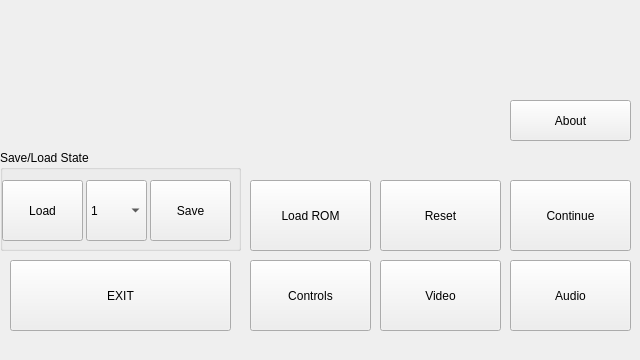
<ui version="4.0" >
 <class>EmuSettingsClass</class>
 <widget class="QMainWindow" name="EmuSettingsClass" >
  <property name="geometry" >
   <rect>
    <x>0</x>
    <y>0</y>
    <width>640</width>
    <height>360</height>
   </rect>
  </property>
  <property name="windowTitle" >
   <string>MainWindow</string>
  </property>
  <property name="styleSheet" >
   <string notr="true" />
  </property>
  <widget class="QWidget" name="centralwidget" >
   <widget class="QPushButton" name="LoadButton" >
    <property name="geometry" >
     <rect>
      <x>250</x>
      <y>180</y>
      <width>121</width>
      <height>71</height>
     </rect>
    </property>
    <property name="text" >
     <string>Load ROM</string>
    </property>
   </widget>
   <widget class="QPushButton" name="controlsButton" >
    <property name="geometry" >
     <rect>
      <x>250</x>
      <y>260</y>
      <width>121</width>
      <height>71</height>
     </rect>
    </property>
    <property name="text" >
     <string>Controls</string>
    </property>
   </widget>
   <widget class="QPushButton" name="exitButton" >
    <property name="geometry" >
     <rect>
      <x>10</x>
      <y>260</y>
      <width>221</width>
      <height>71</height>
     </rect>
    </property>
    <property name="text" >
     <string>EXIT</string>
    </property>
   </widget>
   <widget class="QPushButton" name="audioButton" >
    <property name="geometry" >
     <rect>
      <x>510</x>
      <y>260</y>
      <width>121</width>
      <height>71</height>
     </rect>
    </property>
    <property name="text" >
     <string>Audio</string>
    </property>
   </widget>
   <widget class="QPushButton" name="ContinueButton" >
    <property name="geometry" >
     <rect>
      <x>510</x>
      <y>180</y>
      <width>121</width>
      <height>71</height>
     </rect>
    </property>
    <property name="text" >
     <string>Continue</string>
    </property>
   </widget>
   <widget class="QWidget" native="1" name="settingsViewWidget" >
    <property name="geometry" >
     <rect>
      <x>0</x>
      <y>0</y>
      <width>640</width>
      <height>150</height>
     </rect>
    </property>
    <widget class="QLabel" name="atntLabel" >
     <property name="geometry" >
      <rect>
       <x>-1</x>
       <y>0</y>
       <width>641</width>
       <height>140</height>
      </rect>
     </property>
     <property name="styleSheet" >
      <string notr="true" >QLabel{
	background-image: url(:/graphics/gfx/AtnSnesWidget.bmp);
}</string>
     </property>
     <property name="text" >
      <string/>
     </property>
    </widget>
    <widget class="QPushButton" name="aboutButton" >
     <property name="geometry" >
      <rect>
       <x>510</x>
       <y>100</y>
       <width>121</width>
       <height>41</height>
      </rect>
     </property>
     <property name="text" >
      <string>About</string>
     </property>
    </widget>
   </widget>
   <widget class="QGroupBox" name="saveloadState" >
    <property name="geometry" >
     <rect>
      <x>0</x>
      <y>150</y>
      <width>241</width>
      <height>101</height>
     </rect>
    </property>
    <property name="styleSheet" >
     <string notr="true" />
    </property>
    <property name="title" >
     <string>Save/Load State</string>
    </property>
    <widget class="QPushButton" name="saveStateButton" >
     <property name="geometry" >
      <rect>
       <x>150</x>
       <y>30</y>
       <width>81</width>
       <height>61</height>
      </rect>
     </property>
     <property name="text" >
      <string>Save</string>
     </property>
    </widget>
    <widget class="QComboBox" name="saveSlotBox" >
     <property name="geometry" >
      <rect>
       <x>86</x>
       <y>30</y>
       <width>61</width>
       <height>61</height>
      </rect>
     </property>
     <item>
      <property name="text" >
       <string>1</string>
      </property>
     </item>
     <item>
      <property name="text" >
       <string>2</string>
      </property>
     </item>
     <item>
      <property name="text" >
       <string>3</string>
      </property>
     </item>
     <item>
      <property name="text" >
       <string>4</string>
      </property>
     </item>
     <item>
      <property name="text" >
       <string>5</string>
      </property>
     </item>
    </widget>
    <widget class="QPushButton" name="loadStateButton" >
     <property name="geometry" >
      <rect>
       <x>2</x>
       <y>30</y>
       <width>81</width>
       <height>61</height>
      </rect>
     </property>
     <property name="text" >
      <string>Load</string>
     </property>
    </widget>
   </widget>
   <widget class="QPushButton" name="videoButton" >
    <property name="geometry" >
     <rect>
      <x>380</x>
      <y>260</y>
      <width>121</width>
      <height>71</height>
     </rect>
    </property>
    <property name="text" >
     <string>Video</string>
    </property>
   </widget>
   <widget class="QPushButton" name="resetButton" >
    <property name="geometry" >
     <rect>
      <x>380</x>
      <y>180</y>
      <width>121</width>
      <height>71</height>
     </rect>
    </property>
    <property name="text" >
     <string>Reset</string>
    </property>
   </widget>
  </widget>
  <widget class="QMenuBar" name="menubar" >
   <property name="geometry" >
    <rect>
     <x>0</x>
     <y>0</y>
     <width>640</width>
     <height>21</height>
    </rect>
   </property>
  </widget>
 </widget>
 <resources>
  <include location="atnresources.qrc" />
 </resources>
 <connections/>
</ui>
